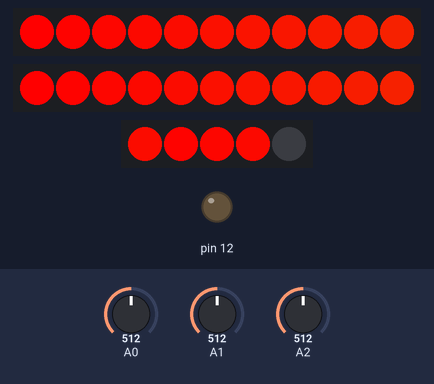
A sketch run on a simulated Arduino Uno, built with avr-gcc and run on an emulated ATmega328P. Shown: 2 × 11 RGB LEDs in strip order, left to right, 5 RGB LEDs in strip order, left to right, output pins drawn as LEDs (lit = HIGH). The test bench sets the inputs (shaded band); at power-on: A0 = 512, A1 = 512, A2 = 512. Dim RGB values are drawn brighter than linear; what the sketch prints to the serial monitor is not drawn.

Above: at 0.1 s.
At 0.7 s:
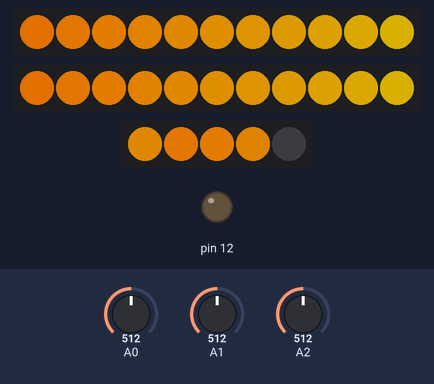
At 1.3 s:
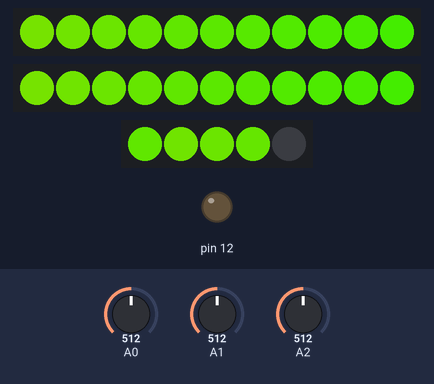
At 2.5 s:
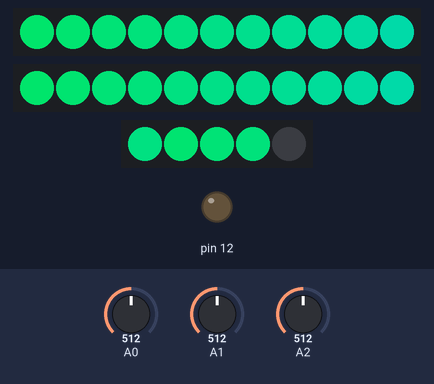
At 3.8 s:
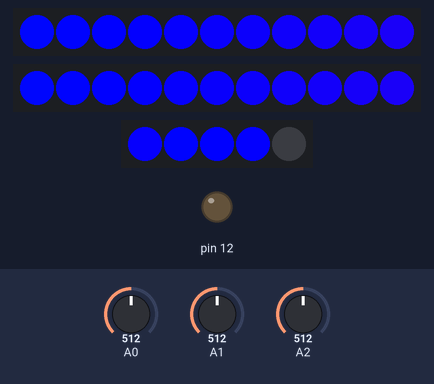
At 5.0 s:
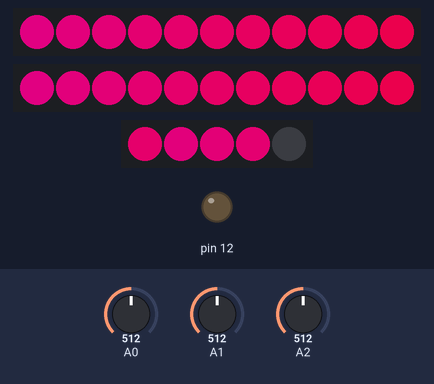
Timing chart, 0 to 7.5 s (numbered marks = the images above):
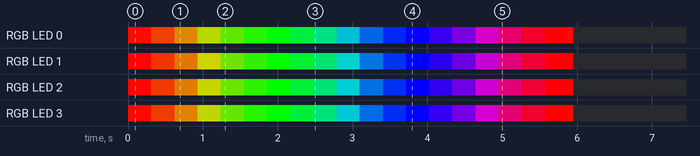

The sketch:

playtest.ino
```cpp
#include <Adafruit_NeoPixel.h>
int rotation=0;
unsigned long time;
int x, y, z;
Adafruit_NeoPixel stripR = Adafruit_NeoPixel(11, 10, NEO_GRB + NEO_KHZ800);
Adafruit_NeoPixel stripL = Adafruit_NeoPixel(11, 9, NEO_GRB + NEO_KHZ800);
Adafruit_NeoPixel stripDown = Adafruit_NeoPixel(5, 6, NEO_GRB + NEO_KHZ800);

void setup() {
  pinMode(2, INPUT);
  pinMode(9, OUTPUT);
  pinMode(12, OUTPUT);
  pinMode(6, OUTPUT);
  Serial.begin(9600);
  stripR.begin();
  stripL.begin();
  stripDown.begin();
  stripR.show();
  stripL.show();
  stripDown.show();
  rainbow(20);
  x= analogRead(A0);
  y= analogRead(A1);
  z= analogRead(A2);

}

void loop() {

  Sprint(analogRead(A0)-x, analogRead(A1)-y, analogRead(A2)-z);
//  if(digitalRead(2)==HIGH){
//    rotation++;
//  }

  if((analogRead(A1)-y)<-3){
    theaterChaseL(stripL.Color(255, 0, 255), 50);

    Serial.println("right");
  }
  else if((analogRead(A1)-y)>3){
    theaterChaseR(stripR.Color(255, 0, 255), 50);
    Serial.println("left");

  }
  if(abs(analogRead(A0)-x)<5){

    colorWipeRL(stripL.Color(0, 0, 0, 255), 20);
    colorWipeDown(stripDown.Color(0, 0, 0, 255), 20);
    Serial.println("colorwipe x less than 5");
  } else if(abs(analogRead(A0)-x)>5){
    rainbow(10);
    Serial.println("rainbow x greater than 5");
  }
  delay(20);
  x= analogRead(A0);
  y= analogRead(A1);
  z= analogRead(A2);
}
void Sprint(int x, int y, int z){
  Serial.print("x = ");       // prints a label
  Serial.print(x);
  Serial.print(" y = ");       // prints a label
  Serial.print(y);
  Serial.print("  z = ");       // prints a label
  Serial.print(z);
  Serial.println("");
}

void colorWipeRL(uint32_t c, uint8_t wait) {
  for(uint16_t i=0; i<stripR.numPixels(); i++) {
    stripR.setPixelColor(i, c);
    stripL.setPixelColor(i, c);
    stripR.show();
    stripL.show();
    delay(wait);
  }
}
void colorWipeL(uint32_t c, uint8_t wait) {
  for(uint16_t i=0; i<stripL.numPixels(); i++) {
    stripL.setPixelColor(i, c);
    stripL.show();
    delay(wait);
  }
}
void colorWipeDown(uint32_t c, uint8_t wait) {
  for(uint16_t i=0; i<stripDown.numPixels(); i++) {
    stripDown.setPixelColor(i, c);
    stripDown.show();
    delay(wait);
  }
}
void theaterChaseL(uint32_t c, uint8_t wait) {
  for (int j=0; j<10; j++) {  //do 10 cycles of chasing
    for (int q=0; q < 3; q++) {
      for (uint16_t i=0; i < stripL.numPixels(); i=i+3) {
        stripL.setPixelColor(i+q, c);    //turn every third pixel on
      }
      stripL.show();

      delay(wait);

      for (uint16_t i=0; i < stripL.numPixels(); i=i+3) {
        stripL.setPixelColor(i+q, 0);        //turn every third pixel off
      }
    }
  }
}
void theaterChaseR(uint32_t c, uint8_t wait) {
  for (int j=0; j<10; j++) {  //do 10 cycles of chasing
    for (int q=0; q < 3; q++) {
      for (uint16_t i=0; i < stripR.numPixels(); i=i+3) {
        stripR.setPixelColor(i+q, c);    //turn every third pixel on
      }
      stripR.show();

      delay(wait);

      for (uint16_t i=0; i < stripR.numPixels(); i=i+3) {
        stripR.setPixelColor(i+q, 0);        //turn every third pixel off
      }
    }
  }
}
void rainbow(uint8_t wait) {
  uint16_t i, j;

  for(j=0; j<256; j++) {
//    if(digitalRead(2)==HIGH){
//      rpm();
//     }
    for(i=0; i<stripL.numPixels(); i++) {
      stripR.setPixelColor(i, Wheel((i+j) & 255));
      stripL.setPixelColor(i, Wheel((i+j) & 255));
      if(i<4){
        stripDown.setPixelColor(i, Wheel((i+j) & 255));
    }else{
      stripDown.setPixelColor(abs(4-i), Wheel((i+j) & 255));
      }
    }
    stripR.show();
    stripL.show();
    stripDown.show();
    delay(wait);
  }
}


uint32_t Wheel(byte WheelPos) {
  WheelPos = 255 - WheelPos;
  if(WheelPos < 85) {
    return stripR.Color(255 - WheelPos * 3, 0, WheelPos * 3);
  }
  if(WheelPos < 170) {
    WheelPos -= 85;
    return stripR.Color(0, WheelPos * 3, 255 - WheelPos * 3);
  }
  WheelPos -= 170;
  return stripR.Color(WheelPos * 3, 255 - WheelPos * 3, 0);
}
```

Measured:
- by itself, RGB LED 1: off → RGB(252, 3, 0) at 0.00 s, → RGB(210, 45, 0) 0.31 s later, → RGB(168, 87, 0) 0.31 s later, → RGB(126, 129, 0) 0.31 s later, … (21 changes in this stretch)
- by itself, RGB LED 2: off → RGB(249, 6, 0) at 0.00 s, → RGB(207, 48, 0) 0.31 s later, → RGB(165, 90, 0) 0.31 s later, → RGB(123, 132, 0) 0.31 s later, … (21 changes in this stretch)
